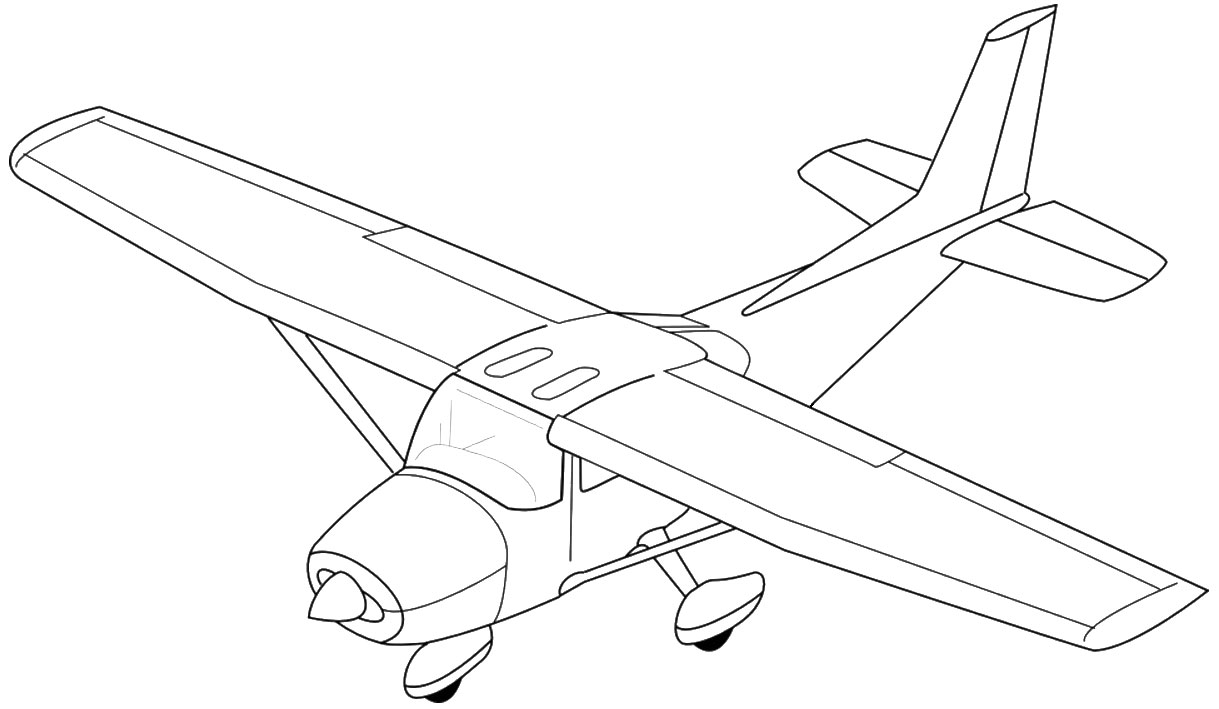
%> input picture pictures/airplane3.jpg, 1219 x 709 px
$ octave main.m   (GNU Octave 9; MATLAB toolbox functions it lacks are replaced by stand-ins)
%> lines starting %> are read from the running program, lines starting %| are printed output that depends on the picture; in (x1, y1, x2, y2) boxes, pixels count from 0 and x2, y2 are one past the last pixel; in counts of white or black regions, pixels touching at a corner belong together; the program's own positions count from 1
### checkSymbol.m
function symbol=checkSymbol(sourceFolder,symbols)
    for i=1:length(symbols)
        fileName=strcat(sourceFolder,'1',symbols(i),'.png')
        if ~exist(fileName, 'file')
            break;
        end
    end
    symbol=i;
end

### makeImageReady.m
function [BW, height, width]=makeImageReady(picture)
    I = imread(picture);

    I = imresize(I, [300 300]);

    I2 = rgb2gray(I);

    BW = ~imbinarize(I2);

    rndNum=randi(4);
    switch rndNum
        case 1
            x1=200;x2=200;x3=400;x4=400;
        case 2
            x1=200;x2=400;x3=400;x4=200;
        case 3
            x1=400;x2=200;x3=200;x4=400;
        case 4
            x1=400;x2=400;x3=200;x4=200;
    end

    BW = padarray(BW,[x1 x2],'replicate','pre');
    BW = padarray(BW,[x3 x4],'replicate','post');
    [height, width, ~] = size(BW);
end

### createPicture.m
function finalPrecentage=createPicture(picture,signalPrecentage,noisePrecentage,blockSize_signal,blockSize_noise,output)
    rng('shuffle');
    %% make Image Ready
    [BW, height, width]=makeImageReady(picture);
    %% organizeMatrices
    signal=organizeMatrix(BW);

    BW2=ones(height,width);
    noise=organizeMatrix(BW2);

    signalNum = numel(signal);
    noiseNum = height*width;

    [rowsNoise,colsNoise]=ind2sub([height,width],noise);
    [rowsSignal,colsSignal]=ind2sub([height,width],signal);


    arrSignal=zeros(length(rowsSignal),2);
    arrSignal(:,1)=rowsSignal;
    arrSignal(:,2)=colsSignal;

    signalPoints = round((signalNum*signalPrecentage)/100);

    %% remove Signal
    BW=removeSignal(BW,signalPoints,signalNum,blockSize_signal,rowsSignal,colsSignal);

    BWbeforeNoise=BW;

    totalNoiseToAdd=round((noiseNum*noisePrecentage)/100);
    noiseAdded =totalNoiseToAdd;
    %% insert Noise
    [noiseAdded,BW]=insertNoise(BW,BWbeforeNoise,blockSize_noise,noiseAdded,noiseNum,signalNum,rowsNoise,colsNoise,rowsSignal,colsSignal);

    %% insert Noise
    dots=3;
    BW=fixEdges(BW,dots,arrSignal,noiseAdded);

    finalPrecentage=round( ((totalNoiseToAdd-noiseAdded)/noiseNum)*100);
    %% save image
    imwrite(label2rgb(BW, gray, 'w'),output,'WriteMode','append');

    % [21 lines of commented-out code are left out]
end

### organizeMatrix.m
function arr=organizeMatrix( BW )
CC = bwconncomp(BW);

cell = cellfun(@numel,CC.PixelIdxList);
cellNum=numel(cell);

totalCellNum=0;
for i=1:cellNum
    totalCellNum=totalCellNum+cell(i);
end

arr = zeros(totalCellNum,1);
j=1;
for i=1:cellNum
    arr(j:(j+cell(i)-1),:) = CC.PixelIdxList{i};
    j=j+cell(i);
end

end

### removeSignal.m
function BW=removeSignal(BW,signalPoints,signalNum,blockSize_signal,rowsSignal,colsSignal)
   while signalPoints > 0
            rowB=-1;
            colB=-1;
            %get a block from the signal
            while rowB<=0 || colB<=0
                randomIdx = randi(signalNum);
                blockHeight=0;
                while blockHeight<20
                   blockHeight = randi(blockSize_signal);
                end
                blockWidth=0;
                while blockWidth<20
                   blockWidth = randi(blockSize_signal);
                end
                row=rowsSignal(randomIdx);
                col=colsSignal(randomIdx);
                rowB=row-blockHeight;
                colB=col-blockWidth;
            end
           %delete the block
           for i=0:blockHeight
                for j=0:blockWidth
                    if BW(rowB+i,colB+j)==1
                        if signalPoints<0
                            break;
                        end
                        signalPoints=signalPoints-1;
                        BW(rowB+i,colB+j)=0;
                    end
                end
                if signalPoints<0
                    break;
                end
           end
   end
end

### insertNoise.m
function [noisePoints,BW]=insertNoise(BW,BWbeforeNoise,blockSize,noisePoints,noiseNum,signalNum,rowsNoise,colsNoise,rowsSignal,colsSignal)

    for k=1:noisePoints
        rowB=-1;
        colB=-1;
        rowN=-1;
        colN=-1;
        %get a block from the signal
        while rowB<=0 || colB<=0
            randomIdx = randi(signalNum);
            blockHeight=0;
            while blockHeight<20
               blockHeight = randi(blockSize);
            end
            blockWidth=0;
            while blockWidth<20
               blockWidth = randi(blockSize);
            end
            row=rowsSignal(randomIdx);
            col=colsSignal(randomIdx);
            rowB=row-blockHeight;
            colB=col-blockWidth;
        end
        %find a block in the noise area
        while rowN<=0 || colN<=0
            randomIdx = randi(noiseNum);
            row=rowsNoise(randomIdx);
            col=colsNoise(randomIdx);
            if row-blockHeight>0 && col-blockWidth>0
                rowN=row-blockHeight;
                colN=col-blockWidth;
            end
        end

        %insert the block in the noise area
       for i=0:blockHeight
            for j=0:blockWidth
                if BWbeforeNoise(rowB+i,colB+j)==1 && BW(rowN+i,colN+j)==0
                    if noisePoints<0
                        break;
                    end
                    noisePoints=noisePoints-1;
                    BW(rowN+i,colN+j)=1;
                end
            end
            if noisePoints<0
                break;
            end
       end
    end
end

### create.m
function create(pictureSource, typeOfStaircase, blockSize_signal, blockSize_noise, signalStaircase, noiseStaircase, OutputFolder)
    symbols=['a','b','c','d','e','f','g','h','i'];

    if contains(typeOfStaircase,'signal')
        imageSymbol=checkSymbol(strcat(OutputFolder,typeOfStaircase,'-staircase/','1/'),symbols);
        imageSymbol=symbols(imageSymbol);
        for i=1:length(signalStaircase)
            signal_precentage=signalStaircase(i);
            folder=strcat(OutputFolder,typeOfStaircase,'-staircase/', num2str(i));
            if ~exist(folder, 'dir')
                mkdir(folder);
            end
            for j=1:length(noiseStaircase)
                noise_precentage=noiseStaircase(j);
                output=strcat(folder,'/',num2str(j),imageSymbol,'.png');
                createPicture(pictureSource,signal_precentage,noise_precentage,blockSize_signal,blockSize_noise,output);
            end
        end
    elseif contains(typeOfStaircase,'noise')
        imageSymbol=checkSymbol(strcat(OutputFolder,typeOfStaircase,'-staircase/','1/'),symbols);
        imageSymbol=symbols(imageSymbol);
        for i=1:length(noiseStaircase)
            noise_precentage=noiseStaircase(i);
            folder=strcat(OutputFolder,typeOfStaircase,'-staircase/', num2str(i));
            if ~exist(folder, 'dir')
                mkdir(folder);
            end
            for j=1:length(signalStaircase)
                signal_precentage=signalStaircase(j);
                output=strcat(folder,'/',num2str(j),imageSymbol,'.png');
                createPicture(pictureSource,signal_precentage,noise_precentage,blockSize_signal,blockSize_noise,output);
            end
        end
    end
end

### inputSettings.m
function answer=inputSettings()
    prompt = {'Enter image source file:','Enter the type of staircase (signal/noise)','Enter the signal block-size:','Enter the noise block-size:','Enter staircase output folder:'};
    dlg_title = 'Input';
    num_lines = 1;
    defaultans = {'airplane3.jpg','signal','50','50','C:/Users/gabriel/Documents/MATLAB/TopDown/'};
    answer = inputdlg(prompt,dlg_title,num_lines,defaultans);
%> the answer given: airplane3.jpg, signal, 50, 50, C:/Users/gabriel/Documents/MATLAB/TopDown/

end

### parseArg.m
function [pictureSource, typeOfStaircase, blockSize_signal, blockSize_noise, OutputFolder]=parseArg(answer)
    pictureSource=strcat('pictures/',answer{1});
    typeOfStaircase=lower(answer{2});
    blockSize_signal=str2double(answer{3});
    blockSize_noise=str2double(answer{4});
    OutputFolder=answer{5};
end

### main.m

%% select signal and noise staircases
signalStaircase=[30,50,75,90];
noiseStaircase=[7,12,16,23];

%% calling input
answer=inputSettings();

%% creating picture
if ~isempty(answer)
    %% parse arguments
    [pictureSource, typeOfStaircase, blockSize_signal, blockSize_noise, OutputFolder]=parseArg(answer);

    %% creating images
    create(pictureSource, typeOfStaircase, blockSize_signal, blockSize_noise, signalStaircase, noiseStaircase, OutputFolder);
%> in makeImageReady, I is the input picture: size 709x1219x3 uint8; min 0, max 255, mean 247.9
%> in makeImageReady, `I = imresize(I, [300 300]);`:
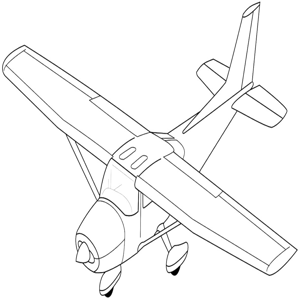
%> I: size 300x300x3 uint8; min 0, max 255, mean 247.6
%> in makeImageReady, `BW = ~imbinarize(I2);`:
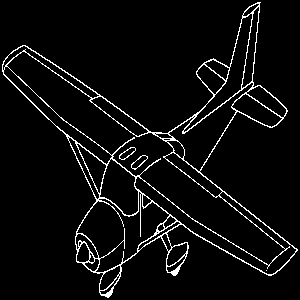
%> BW: size 300x300 logical; 5% white in thin lines or dots
%> in makeImageReady, `BW = padarray(BW,[x1 x2],'replicate','pre');`:
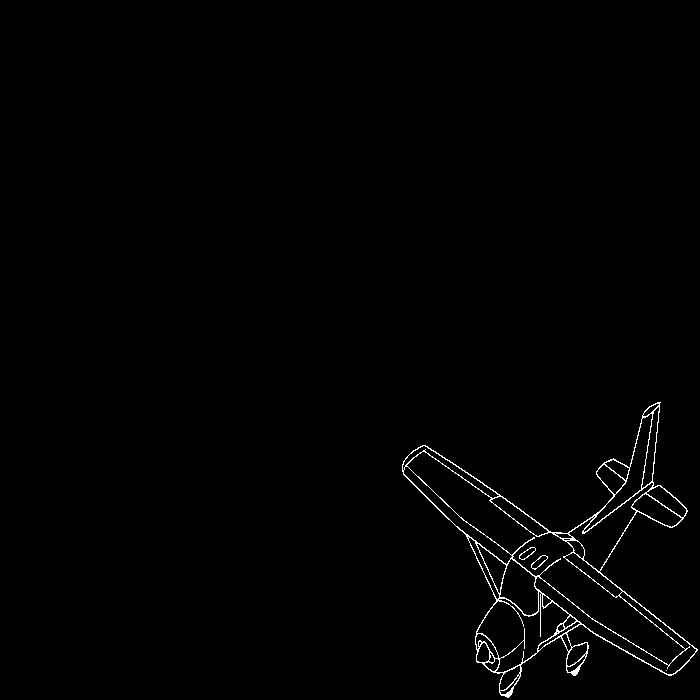
%> BW: size 700x700 logical; 0.92% white in thin lines or dots, all inside (x1, y1, x2, y2) = (402, 402, 698, 698)
%> in makeImageReady, `BW = padarray(BW,[x3 x4],'replicate','post');`:
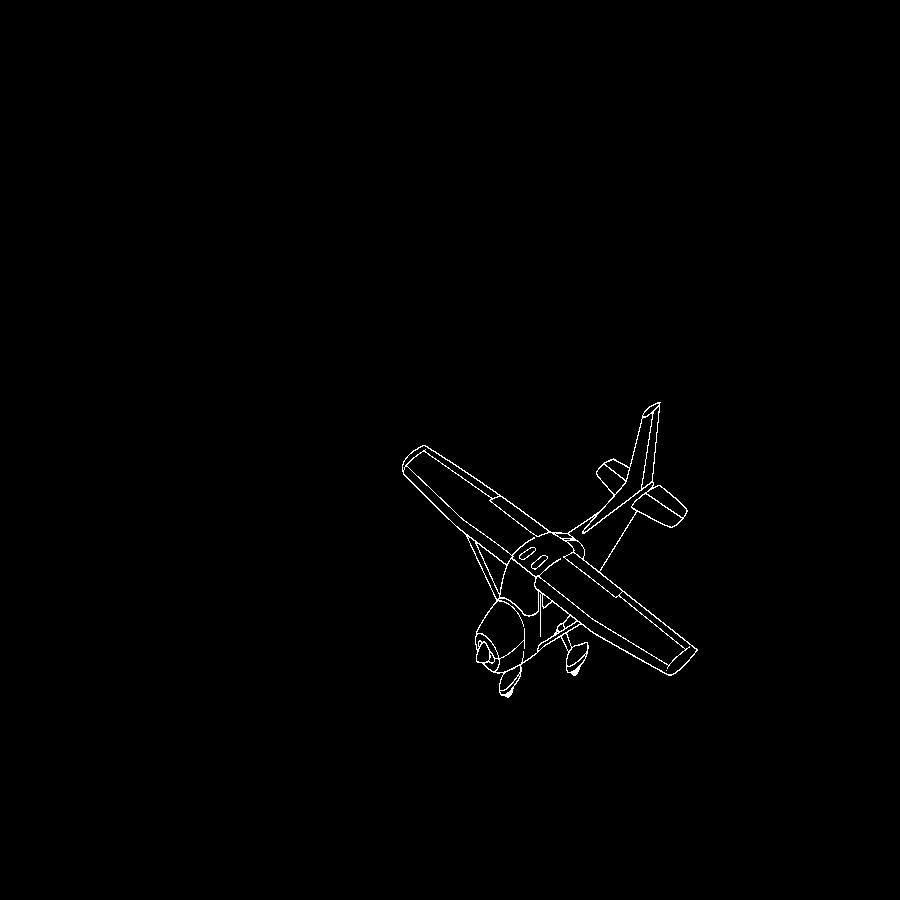
%> BW: size 900x900 logical; 0.55% white in thin lines or dots, all inside (x1, y1, x2, y2) = (402, 402, 698, 698)
%> in createPicture, `[BW, height, width]=makeImageReady(picture);`: height = 900
%> in organizeMatrix, `CC = bwconncomp(BW);`: CC = 4 connected components
%> in organizeMatrix, `cell = cellfun(@numel,CC.PixelIdxList);`: cell = [4390 48 50 1]
%> in organizeMatrix, `cellNum=numel(cell);`: cellNum = 4
%> the loop in organizeMatrix, `for i=1:cellNum` made 4 passes
%> totalCellNum on passes 1 to 4: 4390, 4438, 4488, 4489
%> the loop in organizeMatrix, `for i=1:cellNum` made 4 passes
%> j on passes 1 to 4: 4391, 4439, 4489, 4490
%> after the loop in organizeMatrix, `for i=1:cellNum`: arr = 4489 values, max 627951 at index 4139, min 362265 at index 1, mean 504130
%> in createPicture, `signal=organizeMatrix(BW);`: signal has the same summary as arr in organizeMatrix
%> in createPicture, `BW2=ones(height,width);`: BW2: size 900x900 double; every value is 1
%> the loop in organizeMatrix (call 2), `for i=1:cellNum` made 1 pass
%> totalCellNum on pass 1: 810000
%> the loop in organizeMatrix (call 2), `for i=1:cellNum` made 1 pass
%> j on pass 1: 810001
%> in createPicture, `noiseNum = height*width;`: noiseNum = 810000
%> in createPicture, `[rowsSignal,colsSignal]=ind2sub([height,width],signal);`: rowsSignal = 4489 values, max 698 at index 3207, min 403 at index 4300, mean 565.7; colsSignal = 4489 values, max 698 at index 4137, min 403 at index 1, mean 560.5
%> after the loop in removeSignal, `while signalPoints > 0`:
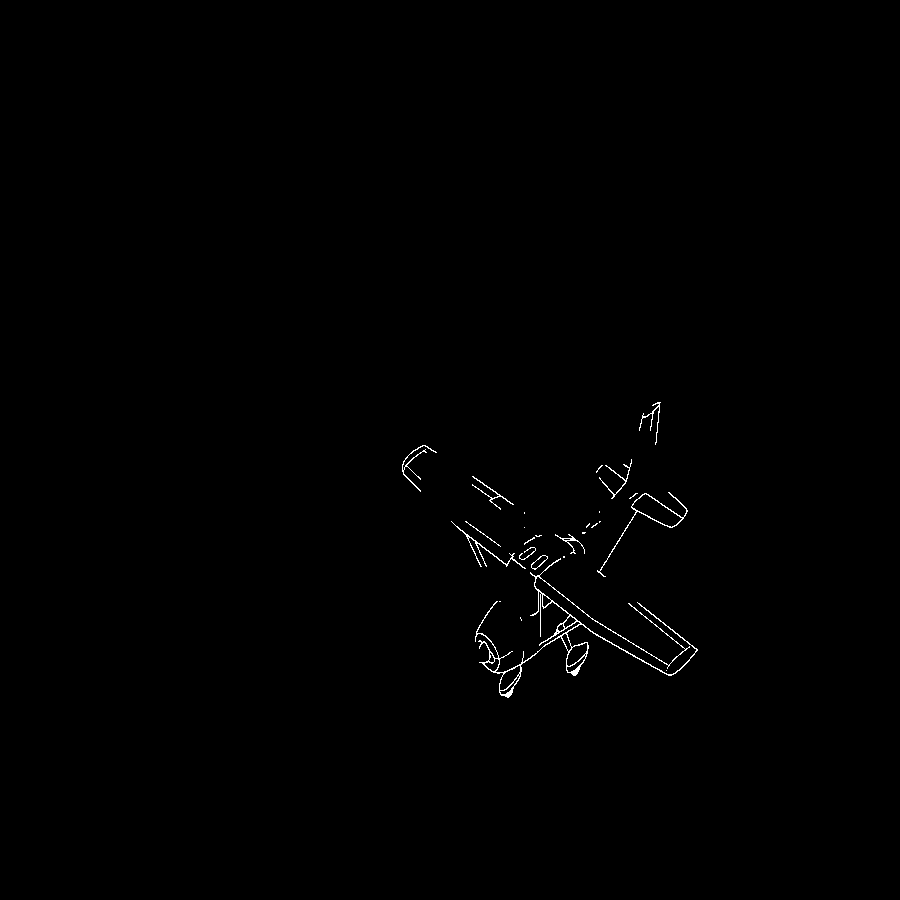
%> BW: size 900x900 logical; 0.39% white in thin lines or dots, all inside (x1, y1, x2, y2) = (402, 402, 698, 698)
%> after the loop in removeSignal, `while signalPoints > 0`: signalPoints = -1
%> in createPicture, `totalNoiseToAdd=round((noiseNum*noisePrecentage)/100);`: totalNoiseToAdd = 56700
%> (the run ends here)
